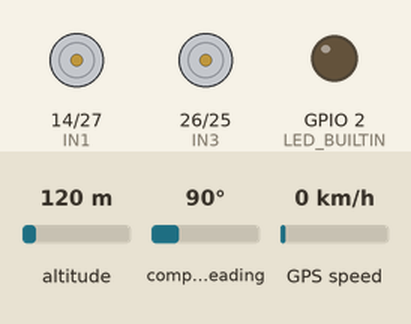
Simulated run of this sketch. Board: ESP32. Shown: motor-driver pin pairs drawn as motors (green arrow = first pin HIGH = forward, orange = second pin HIGH = backward, longer = more drive, scaled by the enable pin), output pins drawn as LEDs (lit = HIGH). The test bench sets the inputs (shaded band); at power-on: altitude 120 m, compass heading 90°, GPS speed 0 km/h. WiFi joins after 1.5 s; servers stay silent unless stated; network time is answered at once with the bench clock; uploads are accepted with an empty reply; the local clock reads 2024-03-15 10:24:30 at power-on unless the sketch sets it; the GPS gets a fix after 3 s at 37.7749, -122.4194 with 8 satellites; what the sketch prints to the serial monitor is not drawn.

Above: at 0.1 s.
At 6.6 s:
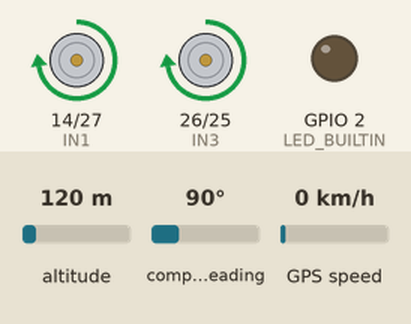
Timing chart, 0 to 8.1 s (numbered marks = the images above):
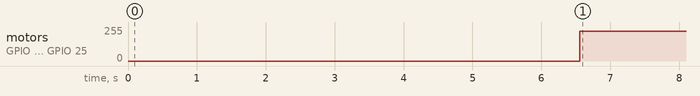

Measured:
- by itself, motor on GPIO 14 (IN1) / GPIO 27 (IN2), motor on GPIO 26 (IN3) / GPIO 25 (IN4): stopped → forward 225/255 at 6.6 s

The sketch:

car2_code.ino
```cpp
#include <HTTPClient.h>
#include <TinyGPS++.h>
#include <NTPClient.h>
#include <WiFiUdp.h>
#include <ArduinoJson.h>
#include <WiFi.h>
#include <time.h>

// Wi-Fi credentials
const char* ssid = "Mrsdg";
const char* password = "dg123456";

// Server URL
const char* server_url = "https://gps-tracker-m2m7.onrender.com/gps";
const char* car_id = "car2";

// GPS setup
TinyGPSPlus gps;
HardwareSerial neogps(2); // RX=16, TX=17 for NEO-6M

// NTP setup
WiFiUDP ntpUDP;
NTPClient timeClient(ntpUDP, "pool.ntp.org", 0, 60000); // UTC time

// Motor driver pins
#define IN1 14
#define IN2 27
#define IN3 26
#define IN4 25
#define ENA 32
#define ENB 33

#define LED_BUILTIN 2

bool carMoving = false;

void moveForward() {
  analogWrite(ENA, 225);
  analogWrite(ENB, 225);
  digitalWrite(IN1, HIGH);
  digitalWrite(IN2, LOW);
  digitalWrite(IN3, HIGH);
  digitalWrite(IN4, LOW);
  carMoving = true;
  Serial.println("🚗 Car moving forward");
}

void stopCar() {
  analogWrite(ENA, 0);
  analogWrite(ENB, 0);
  digitalWrite(IN1, LOW);
  digitalWrite(IN2, LOW);
  digitalWrite(IN3, LOW);
  digitalWrite(IN4, LOW);
  carMoving = false;
  Serial.println("🛑 Car stopped");
}

void connectWiFi() {
  WiFi.begin(ssid, password);
  Serial.print("Connecting to WiFi");
  while (WiFi.status() != WL_CONNECTED) {
    delay(500);
    Serial.print(".");
  }
  Serial.println("\n✅ Connected to WiFi!");
}

void waitForNTP() {
  Serial.println("Waiting for NTP time...");
  while (!timeClient.update()) {
    Serial.print("⏳ Waiting for NTP time...\n");
    delay(1000);
  }
  Serial.println("✅ NTP time ready!");
}

void setup() {
  Serial.begin(115200);
  neogps.begin(9600, SERIAL_8N1, 16, 17);

  pinMode(IN1, OUTPUT);
  pinMode(IN2, OUTPUT);
  pinMode(IN3, OUTPUT);
  pinMode(IN4, OUTPUT);
  pinMode(ENA, OUTPUT);
  pinMode(ENB, OUTPUT);
  pinMode(LED_BUILTIN, OUTPUT);

  stopCar();
  connectWiFi();
  timeClient.begin();
  waitForNTP(); // Wait for proper time
}

void loop() {
  while (neogps.available()) {
    gps.encode(neogps.read());
  }

  if (gps.location.isUpdated()) {
    float lat = gps.location.lat();
    float lon = gps.location.lng();
    Serial.printf("📍 Latitude: %.6f, Longitude: %.6f\n", lat, lon);

    if (!carMoving) moveForward();

    sendToServer(lat, lon);
  } else {
    Serial.println("Waiting for GPS fix...");
  }

  delay(5000);
}

String getTimestamp() {
  timeClient.update();
  unsigned long epochTime = timeClient.getEpochTime();
  struct tm *ptm = gmtime((time_t *)&epochTime);

  char timestamp[25];
  snprintf(timestamp, sizeof(timestamp), "%04d-%02d-%02dT%02d:%02d:%02dZ",
           ptm->tm_year + 1900, ptm->tm_mon + 1, ptm->tm_mday,
           ptm->tm_hour, ptm->tm_min, ptm->tm_sec);
  return String(timestamp);
}

void sendToServer(float lat, float lon) {
  if (WiFi.status() == WL_CONNECTED) {
    HTTPClient http;
    http.begin(server_url);
    http.addHeader("Content-Type", "application/json");

    String timestamp = getTimestamp();

    StaticJsonDocument<256> doc;
    doc["carId"] = car_id;
    doc["latitude"] = lat;
    doc["longitude"] = lon;
    doc["timestamp"] = timestamp;

    String jsonStr;
    serializeJson(doc, jsonStr);

    int httpCode = http.POST(jsonStr);
    String response = http.getString();

    if (httpCode == 201) {
      Serial.println("✅ Data sent successfully");
      Serial.println("📦 Server command: " + response);
      Serial.println("🕒 Timestamp sent: " + timestamp); // ✅ Show timestamp in Serial

      digitalWrite(LED_BUILTIN, HIGH);
      delay(100);
      digitalWrite(LED_BUILTIN, LOW);

      if (response == "stop") stopCar();
      else if (response == "move" && !carMoving) moveForward();
      else Serial.println("⚠️ Unknown command received. Ignoring and keep moving...");
    } else {
      Serial.printf("❌ Failed to send data: %d\n", httpCode);
    }

    http.end();
  } else {
    Serial.println("⚠️ WiFi not connected");
    connectWiFi();
  }
}
```
